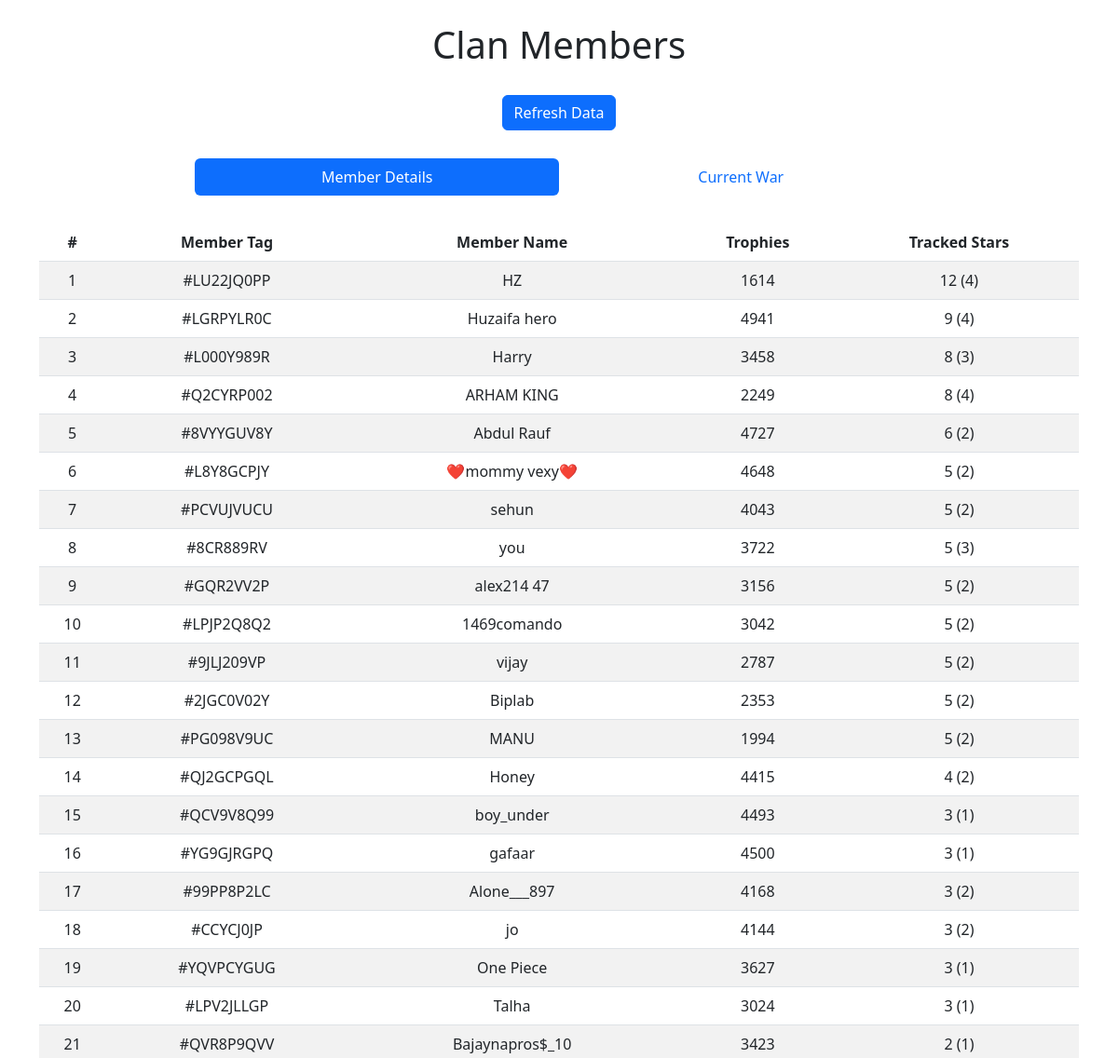
The app's page /clan/overview/ (upper part), older data.
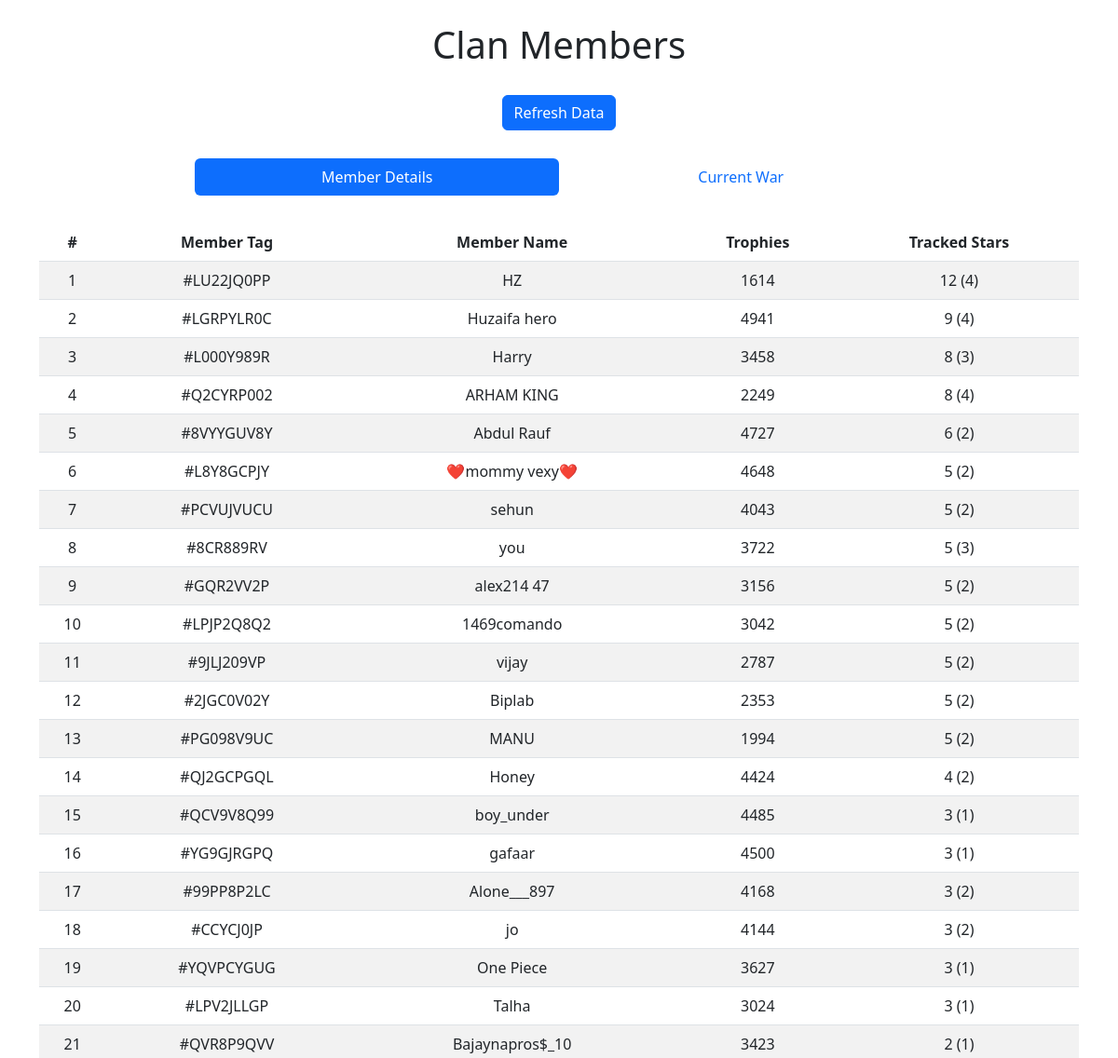
The same page, newer data.
### clan/models.py (models this page shows)
class ClanMembers(models.Model):
    member_tag = models.CharField(max_length=50)
    member_name = models.CharField(max_length=50)
    trophies = models.IntegerField()
    tracked_stars = models.IntegerField(default=0)
    attacked_in_current_war = models.BooleanField(default=False)
    stars_in_current_war = models.IntegerField(default=0)
    participating_in_current_war = models.BooleanField(default=False)
    attacks_used = models.IntegerField(default=0)
    total_war_attacks = models.IntegerField(default=0)

### clan/views.py (the view)
# urls.py: path('overview/', views.members_page, name='clan_members_page'),
def members_page(request):
    members_list = ClanMembers.objects.all().order_by('-tracked_stars')
    return render(request, 'clan/clan_members_details.html', {'members': members_list})

### clan/templates/clan/clan_members_details.html (shortened to what this page needs)
{% load static %}
<!DOCTYPE html>
<html lang="en">
<head>
    <link href="https://cdn.jsdelivr.net/npm/bootstrap@5.2.3/dist/css/bootstrap.min.css" rel="stylesheet">
</head>
<body>
    <div class="container">
        <h1 class="my-4 text-center">Clan Members</h1>
        <div class="button-container">
            <a href="{% url 'refresh_stars' %}" class="btn btn-primary">Refresh Data</a>
        </div>
        <div class="tab-container">
            <ul class="nav nav-pills nav-justified">
                <li class="nav-item">
                    <a class="nav-link active" href="{% url 'clan_members_page' %}">Member Details</a>
                  </li>
                  <li class="nav-item">
                    <a class="nav-link" href="{% url 'current_war_details' %}">Current War</a>
                  </li>
            </ul>
        </div>
        <table class="table table-striped table-hover">
            <thead class="thead-dark">
                <tr>
                    <th>#</th>
                    <th scope="col">Member Tag</th>
                    <th scope="col">Member Name</th>
                    <th scope="col">Trophies</th>
                    <th scope="col">Tracked Stars</th>
                </tr>
            </thead>
            <tbody>
                {% for member in members %}
                <tr>
                    <td>{{ forloop.counter }}</td>
                    <td>{{ member.member_tag }}</td>
                    <td>{{ member.member_name }}</td>
                    <td>{{ member.trophies }}</td>
                    <td>{{ member.tracked_stars }} ({{ member.total_war_attacks }})</td>
                </tr>
                {% endfor %}
            </tbody>
        </table>
    </div>
</body>
</html>

Row changes from the older to the newer data that the page shows:
changed ClanMembers "#QJ2GCPGQL": trophies "4415" → "4424"
changed ClanMembers "#QCV9V8Q99": trophies "4493" → "4485"
